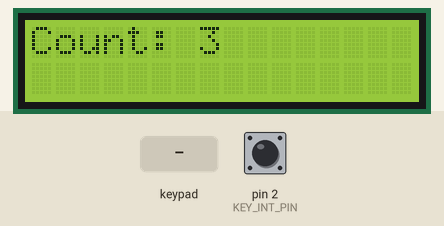
Simulated run of this sketch. Board: Arduino Uno, built with avr-gcc and run on an emulated ATmega328P. On the bench: 16×2 character LCD. Wiring (inferred from the names in the program): 4×4 keypad with keys 1 2 3 A 4 5 6 B 7 8 9 C * 0 # D: rows pin 7, pin 6, pin 5, pin 4; columns pin 11, pin 10, pin 9, pin 8. Inputs (shaded band) come from the test bench; at power-on: pin 2 (KEY_INT_PIN) HIGH. What the sketch prints to the serial monitor is not drawn.

Above: at 1.2 s.
1.3 s: keypad keys 7 6 5 4 # pressed 0.4 s apart
At 3.31 s:
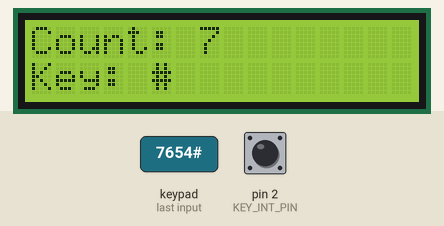
4.8 s: key 'A' pressed
At 5.4 s:
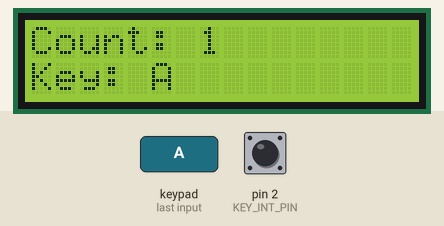
7.5 s: key 'B' pressed
At 7.9 s:
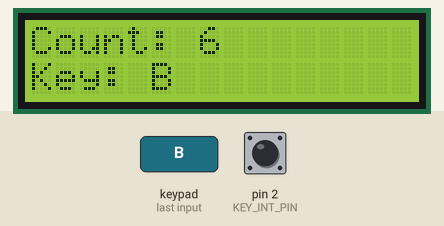
10.0 s: keypad keys 7 6 5 4 * pressed 0.4 s apart
At 12.4 s:
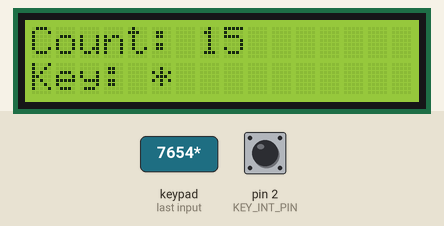
14.5 s: key 'C' pressed
At 14.9 s:
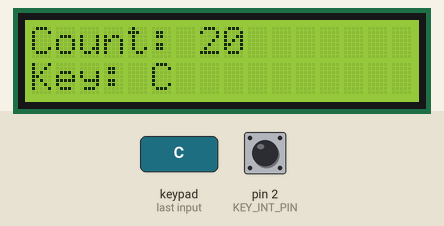
17.0 s: keypad keys 7 6 5 4 D pressed 0.4 s apart
At 19.4 s:
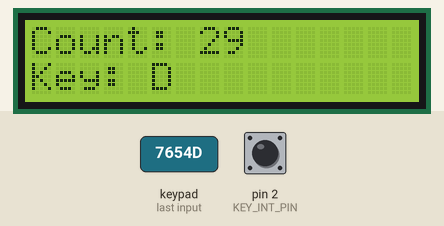
Timing chart, 0 to 20.9 s (numbered marks = the images above; inputs shaded):
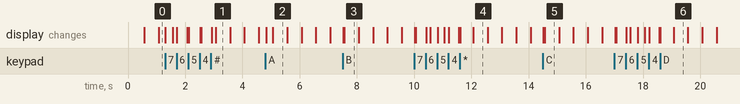

Measured:
- after the input at 1.3 s, the display: first changes at once (image 1 shows a later state)
- after the input at 4.8 s, the display: first changes at once (image 2 shows a later state)
- after the input at 7.5 s, the display: first changes at once (image 3 shows a later state)
- after the input at 10.0 s, the display: first changes at once (image 4 shows a later state)
- after the input at 14.5 s, the display: first changes at once (image 5 shows a later state)
- after the input at 17.0 s, the display: first changes at once (image 6 shows a later state)
- what the display in image 1 shows lasts 0.5 s, from 3.1 s to 3.6 s

The sketch:

task4.ino
```cpp
#include <Wire.h>
#include <LiquidCrystal_I2C.h>

LiquidCrystal_I2C lcd(0x27, 16, 2);

const byte rowPins[4] = {7, 6, 5, 4};
const byte colPins[4] = {11, 10, 9, 8};
const int KEY_INT_PIN = 2;

const char keys[4][4] = {
    {'1', '2', '3', 'A'},
    {'4', '5', '6', 'B'},
    {'7', '8', '9', 'C'},
    {'*', '0', '#', 'D'}
};

volatile unsigned long timerCount = 0;
volatile bool scanFlag = false;

ISR(TIMER1_COMPA_vect) { timerCount++; }

void startScan() { scanFlag = true; }

void setupKeyboardPins() {
    for (byte i = 0; i < 4; i++) {
        pinMode(rowPins[i], OUTPUT);
        digitalWrite(rowPins[i], HIGH);
        pinMode(colPins[i], INPUT_PULLUP);
    }
    pinMode(KEY_INT_PIN, INPUT_PULLUP);
}

void setupTimer1() {
    TCCR1A = 0;
    TCCR1B = 0;
    TCCR1B |= (1 << WGM12);
    OCR1A = 7811;
    TIMSK1 |= (1 << OCIE1A);
    TCCR1B |= (1 << CS12) | (1 << CS10);
}

char scanKeyboard() {
    for (byte i = 0; i < 4; i++) {
        digitalWrite(rowPins[i], LOW);
        delay(1);
        for (byte j = 0; j < 4; j++) {
            if (digitalRead(colPins[j]) == LOW) {
                digitalWrite(rowPins[i], HIGH);
                return keys[i][j];
            }
        }
        digitalWrite(rowPins[i], HIGH);
    }
    return 0;
}

void setup() {
    Serial.begin(9600);
    lcd.init();
    lcd.backlight();

    setupKeyboardPins();
    setupTimer1();

    attachInterrupt(digitalPinToInterrupt(KEY_INT_PIN), startScan, FALLING);

    sei();

    lcd.setCursor(0, 0);
    lcd.print("System Ready");
}

void loop() {
    static unsigned long lastDisplay = 0;
    unsigned long cnt;

    noInterrupts();
    cnt = timerCount;
    interrupts();

    if (cnt != lastDisplay) {
        lastDisplay = cnt;
        lcd.setCursor(0, 0);
        lcd.print("Count: ");
        lcd.print(cnt);
        lcd.print("        ");
    }

    static unsigned long lastScan = 0;
    bool needScan = scanFlag || (millis() - lastScan > 10);

    if (needScan) {
        detachInterrupt(digitalPinToInterrupt(KEY_INT_PIN));

        noInterrupts();
        scanFlag = false;
        interrupts();

        char pressedKey = scanKeyboard();

        if (pressedKey != 0) {
            lcd.setCursor(0, 1);
            lcd.print("Key: ");
            lcd.print(pressedKey);
            lcd.print("        ");
            Serial.print("Key: ");
            Serial.println(pressedKey);

            if (pressedKey == 'A') {
                noInterrupts();
                timerCount = 0;
                interrupts();
            }
        }

        attachInterrupt(digitalPinToInterrupt(KEY_INT_PIN), startScan, FALLING);
        lastScan = millis();
    }
}
```
